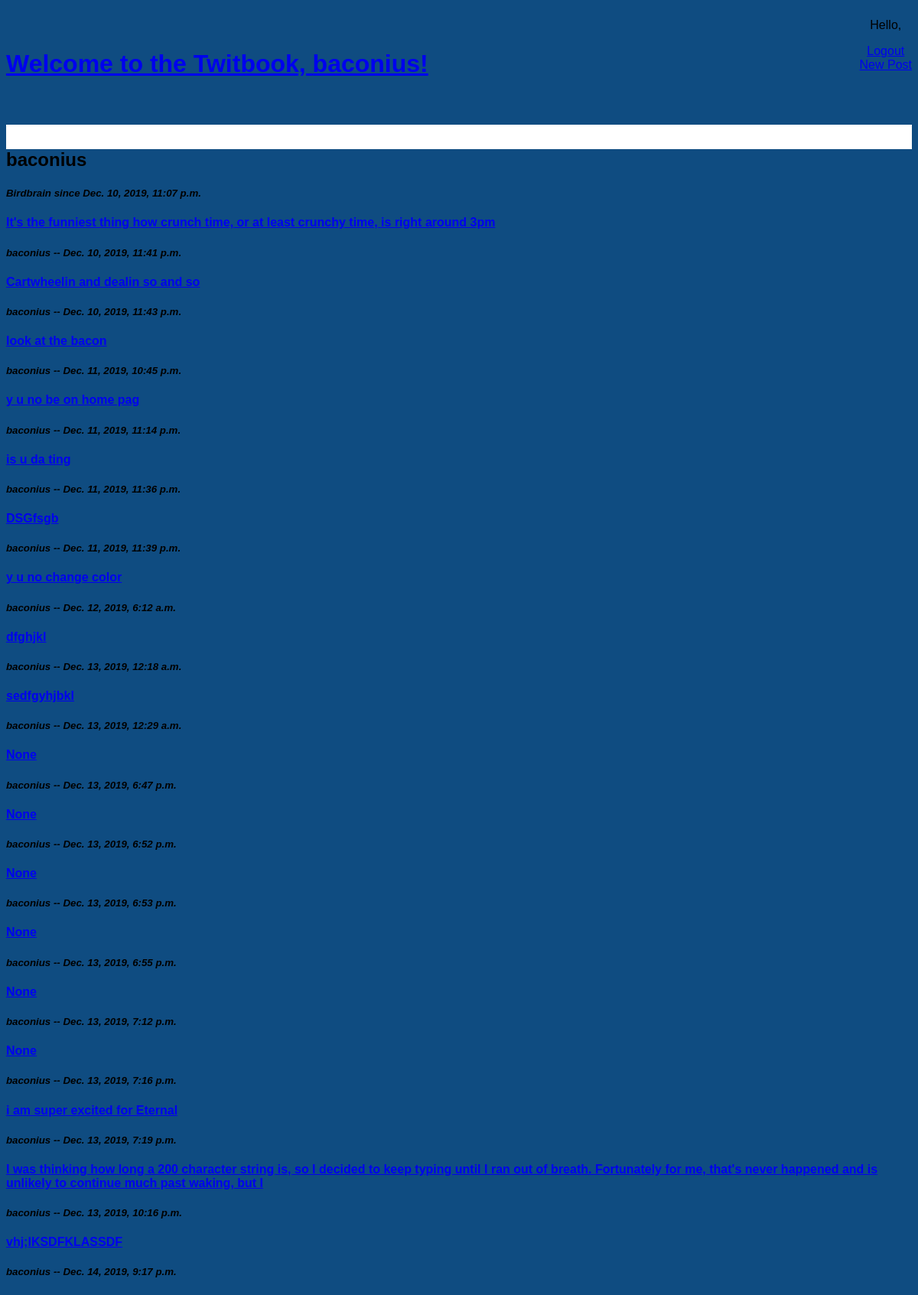
Page /baconius/ on the committed database.
### posts/models.py (models this page shows, shortened)
class Post(models.Model):
    brain = models.CharField(max_length=200, null=True, blank=True)
    author = models.ForeignKey('auth.User', on_delete=models.CASCADE)
    created = models.DateTimeField(auto_now_add=True)
    updated = models.DateTimeField(auto_now=True)
    peekchure = models.ImageField(upload_to='images/', null=True, blank=True)

### users/views.py (the view)
# urls.py: path('<str:username>/', views.UserProfileView.as_view(), name='profile'),
class UserProfileView(generic.DetailView):
    model = User
    template_name = 'profile.html'
    def get_object(self):
        return get_object_or_404(User, username=self.kwargs['username'])

### users/templates/profile.html
{% extends 'base.html' %}
{% block content %}
<h2>{{ object.username }}</h2>
<h5><em>Birdbrain since {{ object.date_joined }}</em></h5>
{% for post in object.post_set.all %}
<div class="post-entry">
  <h4><a href="{% url 'posts:detail' post.id %}">{{ post.brain }}</a></h4>
  <h5><em>{{ post.author.username }} -- {{ post.created }}</em></h5>
</div>
{% endfor %}
{% endblock content %}

### users/templates/base.html (shortened to what this page needs)
{% load static %}
<!DOCTYPE html>
<html>
    <head>
        <link rel="stylesheet" href="{% static 'css/base.css' %}">
    </head>
    <body>
        <header>
            <div class="nav-left">
            <h1><a href="{% url 'posts:home' %}">Welcome to the Twitbook, {{ user.username }}!</a></h1>
        </div>
        <div class="nav-right">
            {% if user.is_authenticated %}
            <p>Hello, <a href="{% url 'users:profile' request.user.username %}">{{ request.user.username }}</a></p>
            <a href="{% url 'logout' %}">Logout</a>
            <a href="{% url 'posts:new' %}">New Post</a>
            {% else %}
            <p><a href="{% url 'login' %}">Login</a></p>
            <p><a href="{% url 'users:profile_create' %}">Sign Up</a></p>
            {% endif %}
        </div>
        </header>
    <div class="container">
        {% block content %}
        {% endblock content %}
    </div>
    </body>
</html>

### posts/static/css/base.css (style rules this page uses)
* { font-family: sans-serif; font: coral; background-color: #0F4C81; }
header { display: flex; justify-content: space-between; margin-top: auto; height: 150px; border-bottom: 5px solid #0F4C81; margin-bottom: 2rem; }
.nav-left { display:flex; align-items: center; }
.nav-right { display: flex; flex-direction: column; align-items: center; align-content: flex-end; }
body { background: white; }

### rows in the picture
Post: brain "It's the funniest thing how crunch time, or at least crunchy time, is right around 3pm", author.username "baconius", created "Dec. 10, 2019, 11:41 p.m."
Post: brain "Cartwheelin and dealin so and so", author.username "baconius", created "Dec. 10, 2019, 11:43 p.m."
Post: brain "look at the bacon", author.username "baconius", created "Dec. 11, 2019, 10:45 p.m."
Post: brain "y u no be on home pag", author.username "baconius", created "Dec. 11, 2019, 11:14 p.m."
Post: brain "is u da ting", author.username "baconius", created "Dec. 11, 2019, 11:36 p.m."
Post: brain "DSGfsgb", author.username "baconius", created "Dec. 11, 2019, 11:39 p.m."
Post: brain "y u no change color", author.username "baconius", created "Dec. 12, 2019, 6:12 a.m."
Post: brain "dfghjkl", author.username "baconius", created "Dec. 13, 2019, 12:18 a.m."
Post: brain "sedfgyhjbkl", author.username "baconius", created "Dec. 13, 2019, 12:29 a.m."
Post: brain "None", author.username "baconius", created "Dec. 13, 2019, 6:47 p.m."
Post: brain "None", author.username "baconius", created "Dec. 13, 2019, 6:52 p.m."
Post: brain "None", author.username "baconius", created "Dec. 13, 2019, 6:53 p.m."
Post: brain "None", author.username "baconius", created "Dec. 13, 2019, 6:55 p.m."
Post: brain "None", author.username "baconius", created "Dec. 13, 2019, 7:12 p.m."
Post: brain "None", author.username "baconius", created "Dec. 13, 2019, 7:16 p.m."
Post: brain "i am super excited for Eternal", author.username "baconius", created "Dec. 13, 2019, 7:19 p.m."
Post: brain "I was thinking how long a 200 character string is, so I decided to keep typing until I ran out of breath. Fortunately for me, that's never happened and is unlikely to continue much past waking, but I", author.username "baconius", created "Dec. 13, 2019, 10:16 p.m."
Post: brain "vhj;lKSDFKLASSDF", author.username "baconius", created "Dec. 14, 2019, 9:17 p.m."

### other values in the picture
{{ user.username }} "baconius"
{{ object.username }} "baconius"
{{ object.date_joined }} "Dec. 10, 2019, 11:07 p.m."
